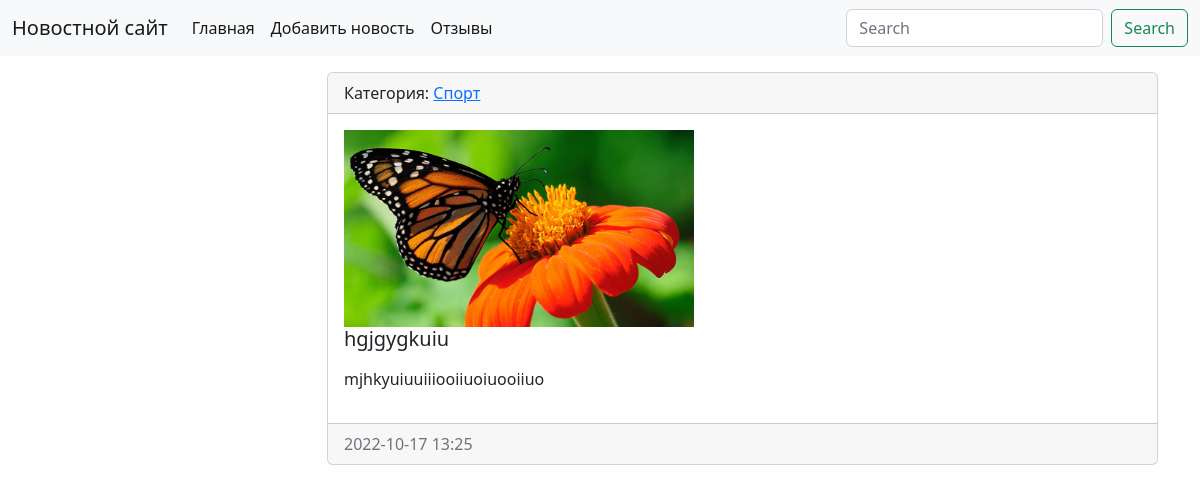
Page /news/11 on the committed database.
### news/models.py (models this page shows, shortened)
class News(models.Model):
    title = models.CharField(max_length=150, verbose_name='Наименование')
    content = models.TextField(blank=True, verbose_name='Контент')  # blank - не обязательно к заполнению
    created_at = models.DateTimeField(auto_now_add=True, verbose_name='Дата публикации')
    updated_at = models.DateTimeField(auto_now=True, verbose_name='Обновлено')
    photo = models.ImageField(upload_to='photos/%Y/%m/%d/', verbose_name='Фото', blank=True)
    is_published = models.BooleanField(default=True, verbose_name='Опубликовано')
    category = models.ForeignKey('Category', on_delete=models.PROTECT, null=True, blank=True,
                                 verbose_name='Категория')
    views = models.IntegerField(default=0) # кол-во просмотров
    class Meta:
        verbose_name = 'Новость'  # ед число
        verbose_name_plural = 'Новости'  # мн число
        ordering = ['-created_at']  # sort

class Category(models.Model):
    title = models.CharField(max_length=150, db_index=True,
                             verbose_name='Наименование категории')  # db_index индексирует поле
    def get_absolute_url(self):
        return reverse('category', kwargs={"category_id": self.pk})
    def __str__(self):
        return self.title
    class Meta:
        verbose_name = 'Категория'  # ед число
        verbose_name_plural = 'Категории'  # мн число
        ordering = ['title']  # sort

### news/views.py (the view)
# urls.py: path('news/<int:pk>', ViewNews.as_view(), name='view_news'),
class ViewNews(DetailView):
    model = News
    template_name = 'news/view_news.html'
    context_object_name = 'news_item'

### news/templates/news/view_news.html (shortened to what this page needs)
{% extends 'base.html' %}
{% block content %}
<div class="card mb-3">
    <div class="card-header">
        Категория: <a href="{{ news_item.category.get_absolute_url }}">{{news_item.category }}</a>
    </div>
    <div class="card-body">
        {% if item.photo %}
        <img src="{{ news_item.photo.url }}" alt="" width="350" class="float-left mr-3">
        {% else %}
        <img src="\media\photos\2022\10\05\7._Бабочка.jpg" alt="" width="350" class="float-left">
        {% endif %}
            <h5 class="card-title">{{ news_item.title }}</h5>
            <p class="card-text">{{ news_item.content|safe|linebreaks }}</p>
    </div>
    <div class="card-footer text-muted">
        {{ news_item.created_at|date:"Y-m-d H:i" }}
    </div>
</div>
{% endblock %}

### testsite/static/css/style.css (style rules this page uses)
body { background-color: #fefefe; }

### rows in the picture
News: category "Спорт", title "hgjgygkuiu", content "mjhkyuiuuiiiooiiuoiuooiiuo", created_at "2022-10-17 13:25"
